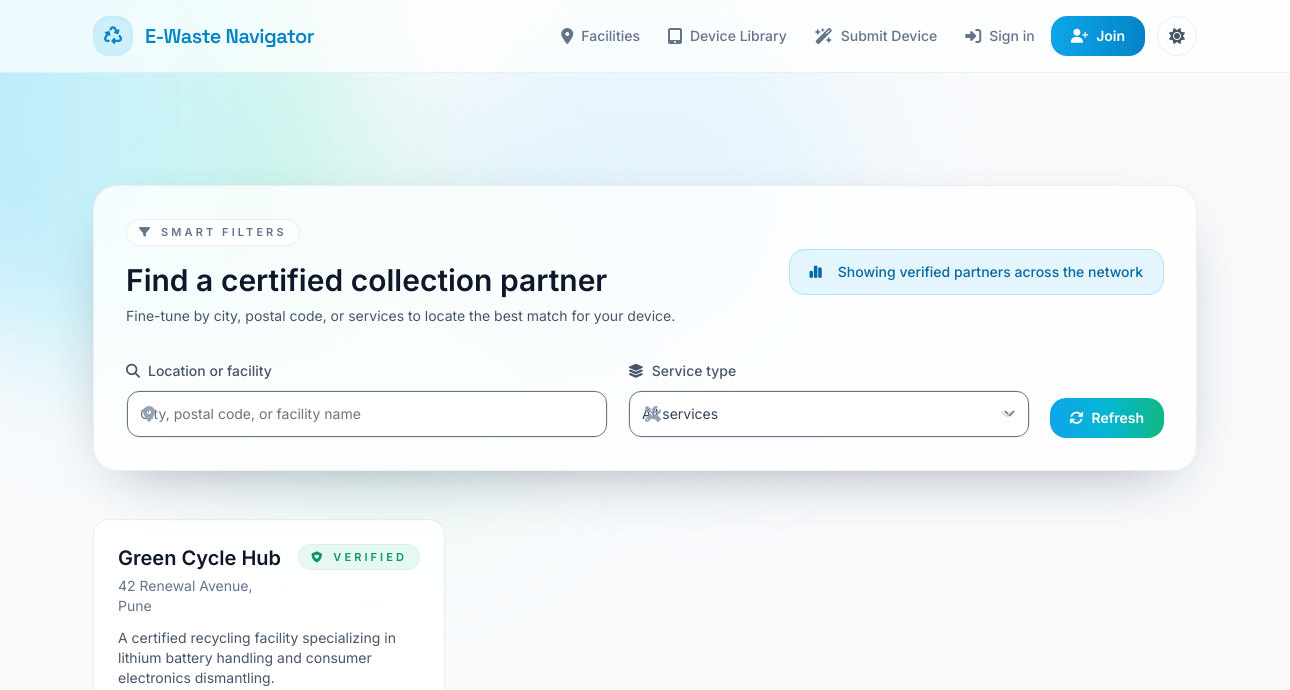
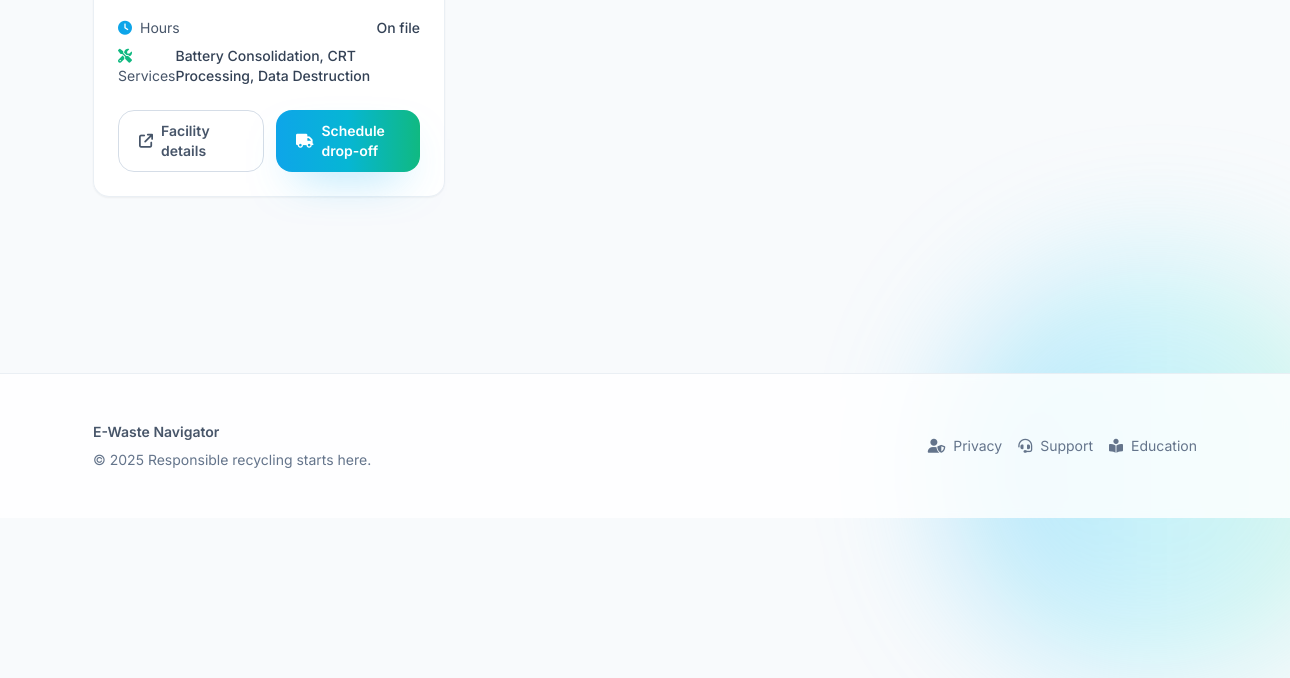
Page /locations/ on the earlier database version (2 pictures, top to bottom).
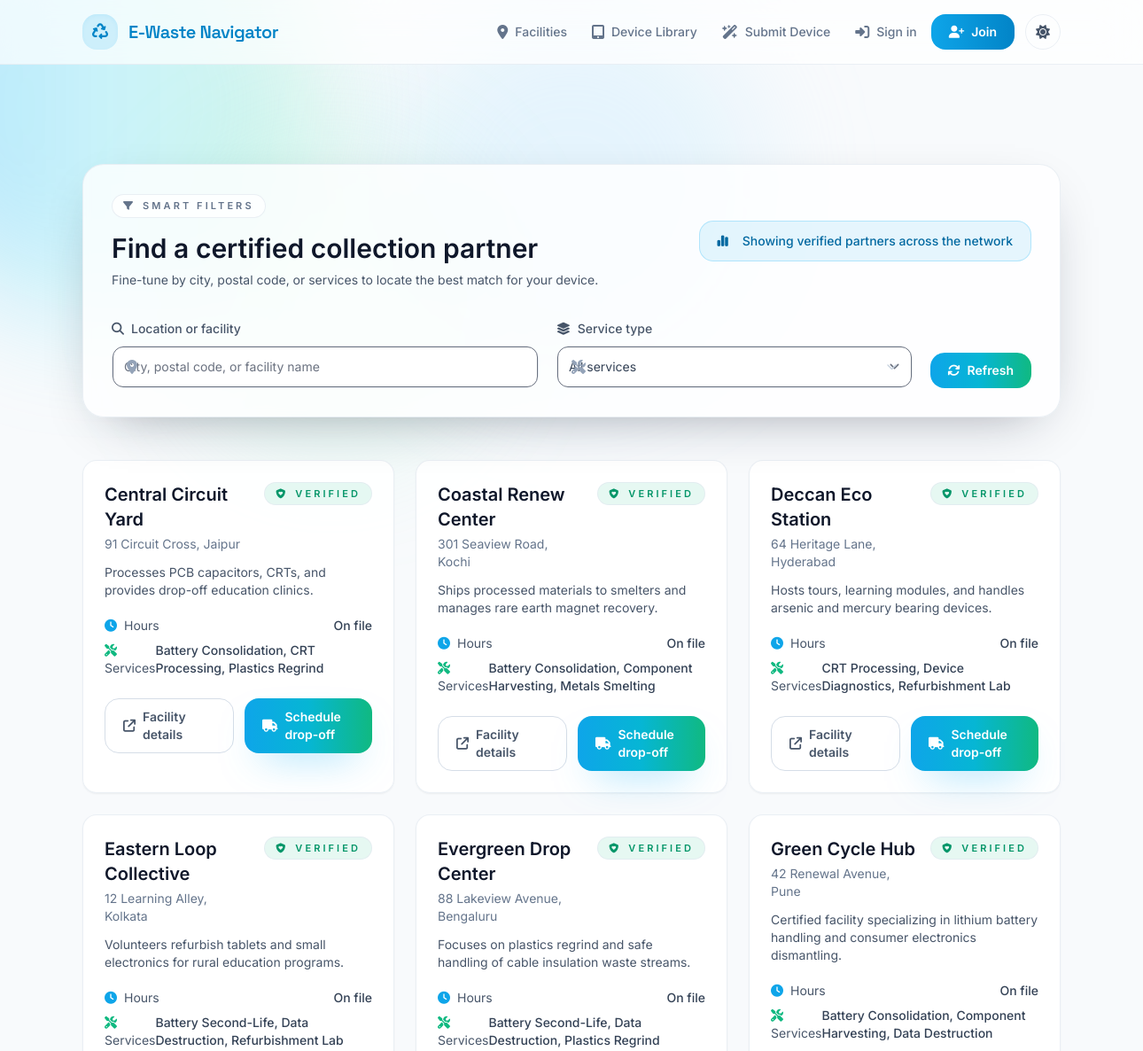
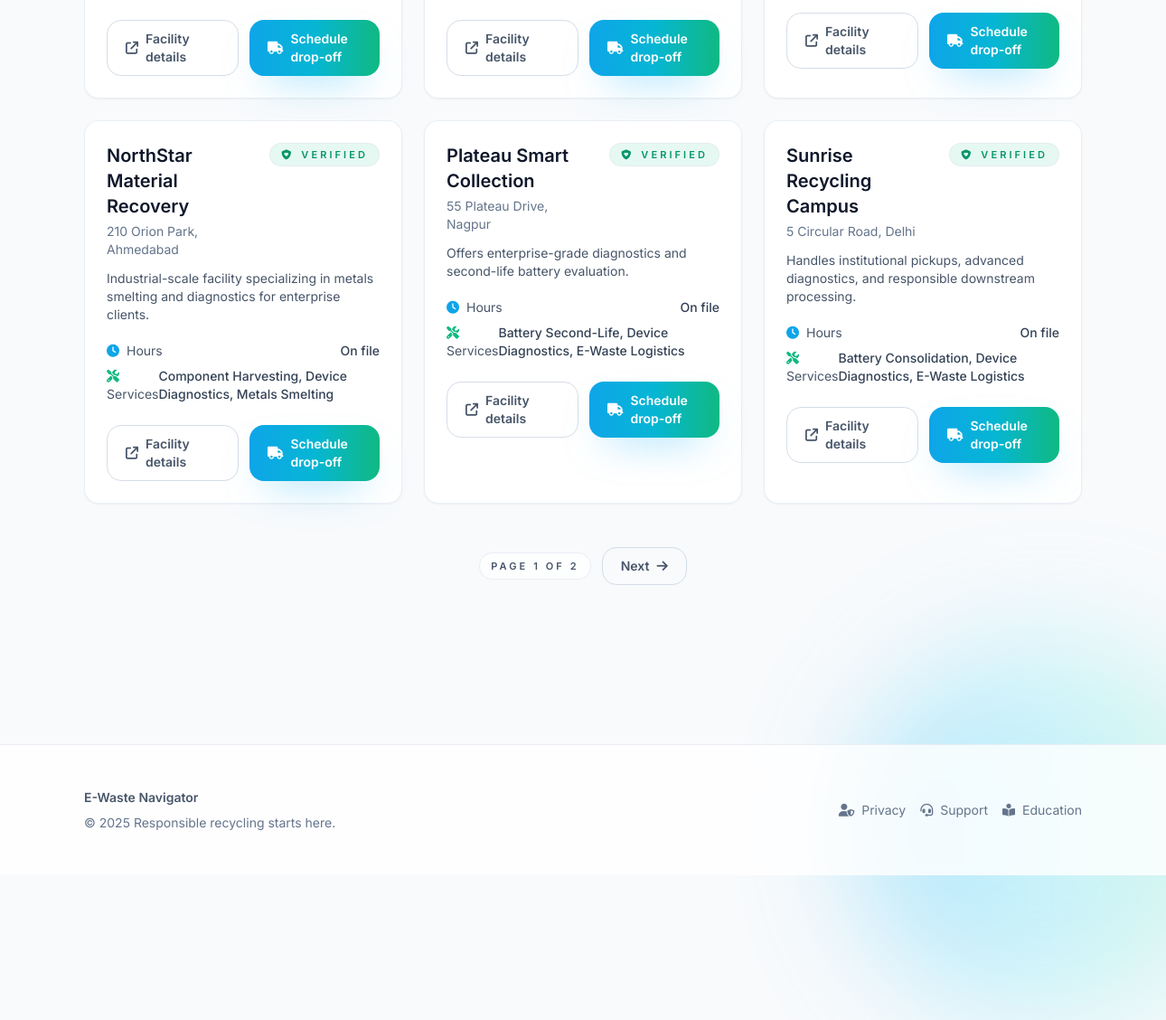
Same page on the later database version (2 pictures, top to bottom).
### facilities/models.py (models this page shows, shortened)
class Facility(models.Model):
	name = models.CharField(max_length=200)
	slug = models.SlugField(max_length=210, unique=True)
	tagline = models.CharField(max_length=255, blank=True)
	description = models.TextField(blank=True)
	street_address = models.CharField(max_length=255)
	city = models.CharField(max_length=120)
	state_province = models.CharField(max_length=120)
	postal_code = models.CharField(max_length=20)
	country = models.CharField(max_length=60, default="India")
	latitude = models.DecimalField(max_digits=9, decimal_places=6, null=True, blank=True)
	longitude = models.DecimalField(max_digits=9, decimal_places=6, null=True, blank=True)
	phone_number = models.CharField(max_length=30, blank=True)
	email = models.EmailField(blank=True)
	website = models.URLField(blank=True)
	hours_of_operation = models.JSONField(default=dict, blank=True)
	drop_off_instructions = models.TextField(blank=True)
	services = models.ManyToManyField(
		FacilityService,
		related_name="facilities",
		blank=True,
	)
	focus_components = models.ManyToManyField(
		'education.HazardousComponent',
		related_name='facilities',
		blank=True,
	)
	is_verified = models.BooleanField(default=False)
	created_at = models.DateTimeField(auto_now_add=True)
	updated_at = models.DateTimeField(auto_now=True)
	class Meta:
		ordering = ["name"]

class FacilityService(models.Model):
	name = models.CharField(max_length=120, unique=True)
	description = models.TextField(blank=True)
	icon = models.CharField(max_length=60, blank=True, help_text="Heroicon or custom identifier")
	class Meta:
		ordering = ["name"]
	def __str__(self) -> str:
		return self.name

### facilities/views.py (the view, shortened to what this page needs)
# urls.py: path("locations/", views.FacilityListView.as_view(), name="facility_list"),
class FacilityListView(ListView):
	model = Facility
	paginate_by = 9
	template_name = "facilities/facility_list.html"
	context_object_name = "facilities"
	def get_queryset(self):
		queryset = (
			Facility.objects.select_related()
			.prefetch_related("services", "focus_components", "accepted_items")
			.annotate(total_services=Count("services"))
		)
		query = self.request.GET.get("query") or self.request.GET.get("q")
		service_slug = self.request.GET.get("service")
		if service_slug:
			queryset = queryset.filter(services__id=service_slug)
		return queryset.distinct().order_by("name")
	def get_context_data(self, **kwargs):
		context = super().get_context_data(**kwargs)
		context["search_form"] = FacilitySearchForm(self.request.GET or None)
		context["active_query"] = self.request.GET.get("query") or self.request.GET.get("q") or ""
		return context

### facilities/forms.py
class FacilitySearchForm(forms.Form):
    query = forms.CharField(
        required=False,
        label="Search",
        widget=forms.TextInput(
            attrs={
                "placeholder": "City, postal code, or facility name",
                "class": "w-full rounded-xl border-0 bg-transparent pl-12 pr-4 py-3 text-sm text-slate-700 placeholder-slate-400 focus:outline-none dark:text-slate-100 dark:placeholder-slate-500",
            }
        ),
    )
    service = forms.ModelChoiceField(
        required=False,
        queryset=FacilityService.objects.none(),
        label="Filter by service",
        empty_label="All services",
        widget=forms.Select(
            attrs={
                "class": "w-full appearance-none rounded-xl border-0 bg-transparent pl-12 pr-10 py-3 text-sm text-slate-700 focus:outline-none dark:text-slate-100",
            }
        ),
    )
    def __init__(self, *args, **kwargs):
        super().__init__(*args, **kwargs)
        self.fields["service"].queryset = FacilityService.objects.order_by("name")

### facilities/templates/facilities/facility_list.html (shortened to what the changed rows need)
{% extends "base.html" %}
{% block content %}
<section class="page-section">
    <div class="layout-container space-y-12">
        <div class="glass-card">
            <div class="flex flex-col gap-6 md:flex-row md:items-center md:justify-between">
                <div>
                    <h1 class="mt-4 text-3xl font-semibold text-slate-900 dark:text-white">Find a certified collection partner</h1>
                </div>
            </div>
        </div>
        <div class="grid gap-6 md:grid-cols-2 xl:grid-cols-3">
            {% for facility in facilities %}
                <article class="grid-card">
                    <div class="flex items-start justify-between gap-4">
                        <div>
                            <h2 class="text-xl font-semibold text-slate-900 dark:text-white">{{ facility.name }}</h2>
                            <p class="mt-1 text-sm text-slate-500 dark:text-slate-400">{{ facility.street_address }}, {{ facility.city }}</p>
                        </div>
                        {% if facility.is_verified %}
                            <span class="chip-badge bg-emerald-500/10 text-emerald-600 dark:text-emerald-200">
                                <i class="fa-solid fa-shield-heart"></i>
                                Verified
                            </span>
                        {% endif %}
                    </div>
                    <p class="mt-3 text-sm text-slate-600 line-clamp-3 dark:text-slate-400">{{ facility.description|default:"No description provided yet." }}</p>
                    <dl class="mt-5 space-y-2 text-sm text-slate-600 dark:text-slate-400">
                        <div class="flex items-center justify-between">
                            <dt><i class="fa-solid fa-clock mr-2 text-sky-500"></i>Hours</dt>
                            <dd class="font-medium text-slate-700 dark:text-slate-200">{% if facility.hours_of_operation %}On file{% else %}Contact facility{% endif %}</dd>
                        </div>
                        <div class="flex items-center justify-between">
                            <dt><i class="fa-solid fa-screwdriver-wrench mr-2 text-emerald-500"></i>Services</dt>
                            <dd class="font-medium text-slate-700 dark:text-slate-200">{{ facility.services.all|join:", "|default:"—" }}</dd>
                        </div>
                    </dl>
                    <div class="mt-6 flex flex-col gap-3 sm:flex-row">
                        <a href="{% url 'facilities:facility_detail' facility.slug %}" class="secondary-btn flex-1 justify-center">
                            <i class="fa-solid fa-arrow-up-right-from-square"></i>
                            Facility details
                        </a>
                        <a href="{% url 'devices:submit' %}?facility={{ facility.slug }}" class="primary-btn flex-1 justify-center">
                            <i class="fa-solid fa-truck"></i>
                            Schedule drop-off
                        </a>
                    </div>
                </article>
            {% empty %}
                <div class="glass-card text-center text-sm text-slate-500 dark:text-slate-400">
                    No facilities match your filters yet. Try clearing the search or check back soon as our network expands.
                </div>
            {% endfor %}
        </div>
        {% if is_paginated %}
            <nav class="flex items-center justify-center gap-3 text-sm text-slate-600 dark:text-slate-300">
                <span class="chip-badge text-slate-600 dark:text-slate-300">Page {{ page_obj.number }} of {{ paginator.num_pages }}</span>
                {% if page_obj.has_next %}
                    <a href="?page={{ page_obj.next_page_number }}" class="secondary-btn">
                        Next
                        <i class="fa-solid fa-arrow-right"></i>
                    </a>
                {% endif %}
            </nav>
        {% endif %}
    </div>
</section>
{% endblock %}

Differences in the rows shown:
added Facility: name "Central Circuit Yard", street_address "91 Circuit Cross", city "Jaipur", is_verified True (drawn), description "Processes PCB capacitors, CRTs, and provides drop-off education clinics.", shows "On file", services.all "Battery Consolidation, CRT Processing, Plastics Regrind"
added Facility: name "Coastal Renew Center", street_address "301 Seaview Road", city "Kochi", is_verified True (drawn), description "Ships processed materials to smelters and manages rare earth magnet recovery.", shows "On file", services.all "Battery Consolidation, Component Harvesting, Metals Smelting"
added Facility: name "Deccan Eco Station", street_address "64 Heritage Lane", city "Hyderabad", is_verified True (drawn), description "Hosts tours, learning modules, and handles arsenic and mercury bearing devices.", shows "On file", services.all "CRT Processing, Device Diagnostics, Refurbishment Lab"
added Facility: name "Eastern Loop Collective", street_address "12 Learning Alley", city "Kolkata", is_verified True (drawn), description "Volunteers refurbish tablets and small electronics for rural education programs.", shows "On file", services.all "Battery Second-Life, Data Destruction, Refurbishment Lab"
added Facility: name "Evergreen Drop Center", street_address "88 Lakeview Avenue", city "Bengaluru", is_verified True (drawn), description "Focuses on plastics regrind and safe handling of cable insulation waste streams.", shows "On file", services.all "Battery Second-Life, Data Destruction, Plastics Regrind"
changed Facility "Green Cycle Hub": description "A certified recycling facility specializing in lithium battery handling and consumer electronics dismantling." → "Certified facility specializing in lithium battery handling and consumer electronics dismantling."; services.all "Battery Consolidation, CRT Processing, Data Destruction" → "Battery Consolidation, Component Harvesting, Data Destruction"
added Facility: name "NorthStar Material Recovery", street_address "210 Orion Park", city "Ahmedabad", is_verified True (drawn), description "Industrial-scale facility specializing in metals smelting and diagnostics for enterprise clients.", shows "On file", services.all "Component Harvesting, Device Diagnostics, Metals Smelting"
added Facility: name "Plateau Smart Collection", street_address "55 Plateau Drive", city "Nagpur", is_verified True (drawn), description "Offers enterprise-grade diagnostics and second-life battery evaluation.", shows "On file", services.all "Battery Second-Life, Device Diagnostics, E-Waste Logistics"
added Facility: name "Sunrise Recycling Campus", street_address "5 Circular Road", city "Delhi", is_verified True (drawn), description "Handles institutional pickups, advanced diagnostics, and responsible downstream processing.", shows "On file", services.all "Battery Consolidation, Device Diagnostics, E-Waste Logistics"
Other differences:
{{ page_obj.number }}: (not shown) → "1"
{{ paginator.num_pages }}: (not shown) → "2"
text now shown: "PAGE OF Next"
